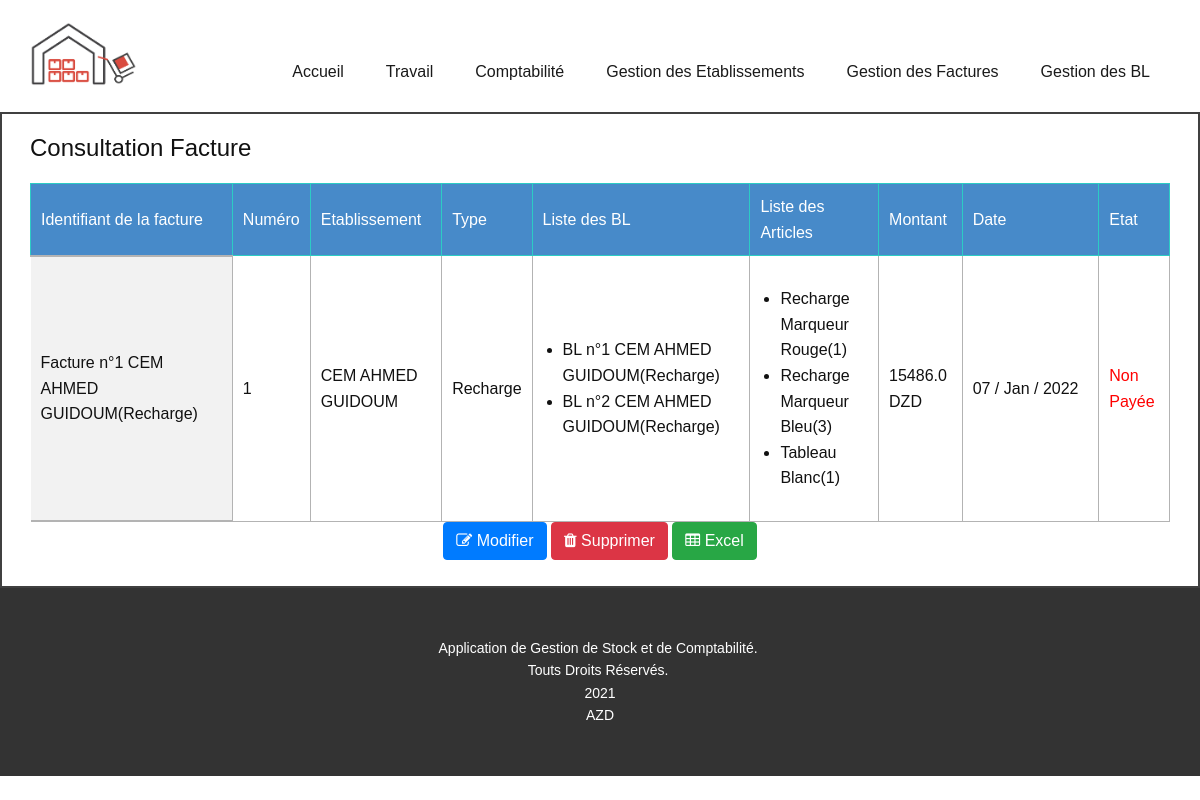
/Gestion/Travail/Comptabilité/ConsulterFacture/1, run on the app's committed database.
### Gestion/models.py (models this page shows, shortened)
class Facture(models.Model):
    Num = models.IntegerField(null=True)
    Etab = models.ForeignKey(Etablissement,on_delete=models.CASCADE)
    Type = models.CharField(max_length=100,)
    date = models.DateField()
    Montant = models.FloatField(null=True,)
    Bons = models.ManyToManyField(Bon)
    paye = models.BooleanField()
    def __str__(self):
        return "Facture n°"+str(self.Num) +" "+self.Etab.Nom+"("+self.Type +")"

class Etablissement(models.Model):
    Nom = models.CharField(max_length=100,unique=True)
    Montant = models.FloatField(null=True,)
    def __str__(self):
        return self.Nom

class Bon(models.Model):
    Num = models.IntegerField(null=True)
    Etab = models.ForeignKey(Etablissement,on_delete=models.CASCADE)
    Type = models.CharField(max_length=100,)
    date = models.DateField()
    Montant = models.FloatField(null=True,)
    paye = models.BooleanField()
    def __str__(self):
        return "BL n°"+str(self.Num) +" "+self.Etab.Nom+"("+self.Type+")"

class ArticleBL(models.Model):
    article = ForeignKey(Article, on_delete=models.CASCADE)
    Quantité = models.IntegerField(null=True,)
    Bon = models.ForeignKey(Bon, on_delete=models.CASCADE )
    def __str__(self):
        return self.article.Nom+"("+ str(self.Quantité)+")"

class Article(models.Model):
    Nom = models.CharField(max_length=100)
    Type = models.CharField(max_length=100,)
    Marque = models.CharField(max_length=100,)
    nbDisponible = models.IntegerField(null=True,)
    prix = models.FloatField(null=True,)

### Gestion/views.py (called while the page is built)
def ConsulterFacture(request,id):
    context={}
    s=0
    f = get_object_or_404(Facture,id=id)
    context['f']=f
    for b in f.Bons.all():
        s= s + b.Montant
    f.Montant = s
    f.save()
    context['s']=s
    return render(request, "Gestion/ConsulterFacture.html",context)

### Gestion/templates/Gestion/ConsulterFacture.html (shortened to what this page needs)
<!DOCTYPE html>
{% load static %}
{% load i18n %}
{% language 'fr' %}
<html style="font-size: 16px;">
  <head>
    <link rel="stylesheet" href="{% static 'Gestion/fontawesome.min.css' %}" >
    <link rel="stylesheet" href="{% static 'Gestion/bootstrap.min.css' %}" >
    <link rel="stylesheet" href="{% static 'Gestion/nicepage.css' %}" >
    <link rel="stylesheet" href="{% static 'Gestion/toastr.css' %}" media="screen">
    <link rel="stylesheet" href="https://cdnjs.cloudflare.com/ajax/libs/font-awesome/4.7.0/css/font-awesome.min.css">
    <link id="u-theme-google-font" rel="stylesheet" href="{% static 'Gestion/font.css' %}">
  </head>
  <body class="u-body">
    <header class="u-clearfix u-header u-header" id="sec-62b2"><div class="u-clearfix u-sheet u-valign-middle u-sheet-1">
        <a href="https://nicepage.com" class="u-image u-logo u-image-1" data-image-width="1001" data-image-height="601">
          <img src="{% static 'Gestion/images/Wholesalers_0.png' %}" class="u-logo-image u-logo-image-1">
        </a>
        <nav class="u-menu u-menu-dropdown u-offcanvas u-menu-1">
          <div class="u-custom-menu u-nav-container">
            <ul class="u-nav u-spacing-2 u-unstyled u-nav-1"><li class="u-nav-item"><a href = "{% url 'Accueil' %}" class="u-active-grey-5 u-border-active-palette-1-base u-border-hover-palette-1-base u-button-style u-hover-grey-10 u-nav-link u-text-active-grey-90 u-text-grey-90 u-text-hover-grey-90" style="padding: 10px 20px;">Accueil</a>
</li><li class="u-nav-item"><a href="{% url 'Travail' %}" class="u-active-grey-5 u-border-active-palette-1-base u-border-hover-palette-1-base u-button-style u-hover-grey-10 u-nav-link u-text-active-grey-90 u-text-grey-90 u-text-hover-grey-90" style="padding: 10px 20px;">Travail</a>
</li><li class="u-nav-item"><a href="{% url 'Comptabilité' %}" class="u-active-grey-5 u-border-active-palette-1-base u-border-hover-palette-1-base u-button-style u-hover-grey-10 u-nav-link u-text-active-grey-90 u-text-grey-90 u-text-hover-grey-90" style="padding: 10px 20px;">Comptabilité</a>
</li><li class="u-nav-item"><a class="u-active-grey-5 u-border-active-palette-1-base u-border-hover-palette-1-base u-button-style u-hover-grey-10 u-nav-link u-text-active-grey-90 u-text-grey-90 u-text-hover-grey-90" style="padding: 10px 20px;">Gestion des Etablissements</a>
</li><li class="u-nav-item"><a class="u-active-grey-5 u-border-active-palette-1-base u-border-hover-palette-1-base u-button-style u-hover-grey-10 u-nav-link u-text-active-grey-90 u-text-grey-90 u-text-hover-grey-90" style="padding: 10px 20px;">Gestion des Factures</a>
</li><li class="u-nav-item"><a class="u-active-grey-5 u-border-active-palette-1-base u-border-hover-palette-1-base u-button-style u-hover-grey-10 u-nav-link u-text-active-grey-90 u-text-grey-90 u-text-hover-grey-90" style="padding: 10px 20px;">Gestion des BL</a>
</li></ul>
          </div>
        </nav>
      </div></header>
    <section class="u-align-center u-border-2 u-border-grey-75 u-clearfix u-section-1" id="sec-28ef">
      <div class="u-clearfix u-sheet u-sheet-1">
        <h4 class="u-text u-text-default u-text-1">Consultation Facture</h4>
        <div class="u-table u-table-responsive u-table-1">
          <table class="u-table-entity u-table-entity-1">
            <thead class="u-palette-1-base u-table-header u-table-header-1">
              <tr style="height: 50px;">
                <th class="u-border-1 u-border-palette-4-base u-table-cell">Identifiant de la facture</th>
                <th class="u-border-1 u-border-palette-4-base u-table-cell">Numéro</th>
                <th class="u-border-1 u-border-palette-4-base u-table-cell">Etablissement</th>
                <th class="u-border-1 u-border-palette-4-base u-table-cell">Type</th>
                <th class="u-border-1 u-border-palette-4-base u-table-cell">Liste des BL</th>
                <th class="u-border-1 u-border-palette-4-base u-table-cell">Liste des Articles</th>
                <th class="u-border-1 u-border-palette-4-base u-table-cell">Montant</th>
                <th class="u-border-1 u-border-palette-4-base u-table-cell" style="width:12%">Date</th>
                <th class="u-border-1 u-border-palette-4-base u-table-cell">Etat</th>
              </tr>
            </thead>
            <tbody class="u-table-body">
                <tr style="height: 75px;">
                  <td  class="u-border-2 u-border-grey-30 u-border-no-left u-border-no-right u-first-column u-grey-5 u-table-cell u-table-cell-6"><a>{{f}}</a></td>
                  <td class="u-border-1 u-border-grey-30 u-table-cell">{{f.Num}}</td>
                  <td class="u-border-1 u-border-grey-30 u-table-cell">{{f.Etab}}</td>
                  <td class="u-border-1 u-border-grey-30 u-table-cell">{{f.Type}}</td>
                  <td class="u-border-1 u-border-grey-30 u-table-cell"><ul>{% for b in f.Bons.all %}<li> {{b}} </li>{% endfor %}</ul></td>
                  <td class="u-border-1 u-border-grey-30 u-table-cell"><ul>{% for b in f.Bons.all %} {% for a in b.articlebl_set.all  %}<li>{{a}}</li>{% endfor %} {% endfor %}</ul></td>
                  <td class="u-border-1 u-border-grey-30 u-table-cell">{{f.Montant}} DZD</td>
                  <td class="u-border-1 u-border-grey-30 u-table-cell" >{{f.date|date:"d / M / Y"}} </td>
                  <td class="u-border-1 u-border-grey-30 u-table-cell">{% if f.paye == True %}<p style="color:green">Payée</p>{% else %}<p style="color:red">Non Payée</p>{% endif %}</td>
                </tr>
            </tbody>
        </table>
        <a href="{% url 'ModifierFacture' f.id %}" class="btn btn-primary"><span><i class="fa fa-edit"></i>
            Modifier</span></a>
          <button type="button" class="btn btn-danger" data-toggle="modal" data-target="#exampleModal"><span><i class="fa fa-trash"></i>
            Supprimer</span>
          </button>
          <a href="{% url 'ExportFac' f.id %}" class="btn btn-success"><span><i class="fa fa-table"></i>
            Excel</span></a>
      </div>
      <a  >&nbsp;&nbsp;&nbsp;&nbsp;&nbsp;
      </a>
    </div>
  </section>
  <footer class="u-align-center u-clearfix u-footer u-grey-80 u-footer" id="sec-7b2b"><div class="u-clearfix u-sheet u-sheet-1">
      <p class="u-small-text u-text u-text-variant u-text-1"> Application de Gestion de Stock et de Comptabilité.&nbsp;<br>Touts Droits Réservés.&nbsp;<br>2021<br>AZD
      </p>
    </div></footer>
    {% endlanguage %}
</body>
</html>

### data on the page
Facture: Num+Etab+Type "Facture n°1 CEM AHMED GUIDOUM(Recharge)", Num "1", Etab "CEM AHMED GUIDOUM", Type "Recharge", Montant "15486.0", date "07 / Jan / 2022"
Bon: Num+Etab+Type "BL n°1 CEM AHMED GUIDOUM(Recharge)"
Bon: Num+Etab+Type "BL n°2 CEM AHMED GUIDOUM(Recharge)"
ArticleBL: article+Quantité "Recharge Marqueur Rouge(1)"
ArticleBL: article+Quantité "Recharge Marqueur Bleu(3)"
ArticleBL: article+Quantité "Tableau Blanc(1)"
